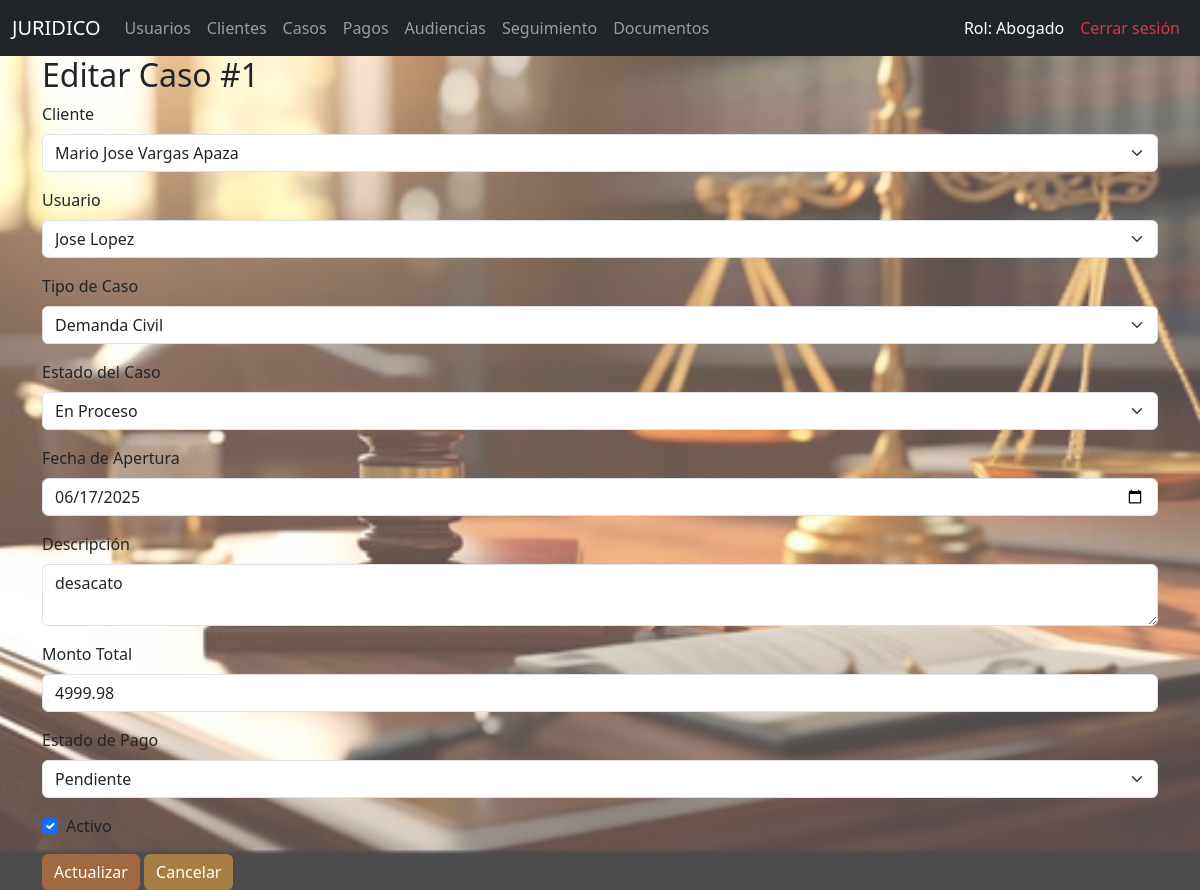
Screenshot of /casos/edit/1 (signed in) with the database file from the repository.
### models/rol_model.py (models this page shows, shortened)
class Rol(db.Model):
    __tablename__ = "rol"
    id_rol = db.Column(db.Integer,primary_key = True)
    nombre_rol = db.Column(db.String(50), nullable = False)
    usuarios = db.relationship('Usuario', back_populates='rol')

### models/caso_model.py (models this page shows, shortened)
class Caso(db.Model):
    __tablename__ = "caso"
    id_caso = db.Column(db.Integer, primary_key=True)
    id_cliente = db.Column(db.Integer, db.ForeignKey('clientes.id'), nullable=False)
    id_usuario = db.Column(db.Integer, db.ForeignKey('usuarios.id_usuario'), nullable=False)
    id_tipo = db.Column(db.Integer, db.ForeignKey('tipo_caso.id_tipo_caso'), nullable=False)
    id_estado_caso = db.Column(db.Integer, db.ForeignKey('estado_caso.id_estado_caso'), nullable=False)
    id_estado_pago = db.Column(db.Integer, db.ForeignKey('estado_pago.id_estado_pago'), nullable=False)
    fecha_apertura = db.Column(db.DateTime, nullable=False)
    descripcion = db.Column(db.Text, nullable=True)
    monto_total = db.Column(Numeric(10, 2), nullable=False)
    activo = db.Column(db.Boolean, default=True)
    cliente = db.relationship('Cliente', back_populates='casos')
    usuario = db.relationship('Usuario', back_populates='casos')
    tipo = db.relationship('TipoCaso', back_populates='casos')
    estado_caso = db.relationship('EstadoCaso', back_populates='casos')
    estado_pago = db.relationship('EstadoPago', back_populates='casos')
    audiencias = db.relationship('Audiencia', back_populates='caso')
    pagos = db.relationship("Pago", back_populates="caso")
    seguimientos = db.relationship('Seguimiento', back_populates='caso')
    documentos = db.relationship('Documento', back_populates='caso')
    @staticmethod
    def get_by_id(id_caso):
        return Caso.query.get(id_caso)

### models/cliente_model.py (models this page shows, shortened)
class Cliente(db.Model):
    __tablename__ = "clientes"
    id = db.Column(db.Integer,primary_key = True)
    nombre = db.Column(db.String(50), nullable = False)
    cedula = db.Column(db.String(50), nullable = False)
    direccion = db.Column(db.String(50), nullable = False)
    telefono = db.Column(db.String(20),nullable = False)
    email = db.Column(db.String(100),nullable=False)
    activo = db.Column(db.Boolean, default=True, nullable=False)
    casos = db.relationship("Caso", back_populates="cliente")
    @staticmethod
    def get_all():
        return Cliente.query.all()

### models/usuario_model.py (models this page shows, shortened)
class Usuario(db.Model):
    __tablename__ = "usuarios"
    id_usuario = db.Column(db.Integer,primary_key = True)
    nombre = db.Column(db.String(80), nullable = False)
    usuario = db.Column(db.String(20), nullable = False, unique=True)
    password = db.Column (db.String, nullable=False)
    telefono = db.Column(db.String(20), nullable = True)
    direccion = db.Column(db.String(80), nullable = False)
    matricula = db.Column(db.String(50))
    id_especialidad = db.Column(db.Integer, db.ForeignKey('especialidad.id_especialidad'))
    id_rol = db.Column(db.Integer, db.ForeignKey('rol.id_rol'), nullable=False)
    id_estado_usuario = db.Column(db.Integer, db.ForeignKey('estado_usuario.id_estado_usuario'))
    activo = db.Column(db.Boolean, default=True, nullable=False)
    rol = db.relationship('Rol', back_populates='usuarios')
    estado_usuario = db.relationship('EstadoUsuario', back_populates='usuarios')
    especialidad = db.relationship('Especialidad', back_populates='usuarios')
    casos = db.relationship('Caso', back_populates='usuario')
    seguimientos = db.relationship('Seguimiento', back_populates='usuario')
    @staticmethod
    def get_all():
        return Usuario.query.all()
    @staticmethod
    def get_by_id(id_usuario):
        return Usuario.query.get(id_usuario)

### models/tipo_caso_model.py (models this page shows, shortened)
class TipoCaso(db.Model):
    __tablename__ = 'tipo_caso'
    id_tipo_caso = Column(Integer, primary_key=True, autoincrement=True)
    nombre_tipo = Column(String(50), nullable=False)
    id_especialidad = Column(Integer, ForeignKey('especialidad.id_especialidad'))
    especialidad = db.relationship("Especialidad", back_populates="tipos_caso")
    casos = db.relationship("Caso", back_populates="tipo")
    @staticmethod
    def get_all():
        return TipoCaso.query.all()

### models/estado_caso_model.py (models this page shows, shortened)
class EstadoCaso(db.Model):
    __tablename__ = "estado_caso"
    id_estado_caso = db.Column(db.Integer,primary_key = True)
    estado_caso = db.Column(db.String(50), nullable = False)
    casos = db.relationship("Caso", back_populates="estado_caso")
    @staticmethod
    def get_all():
        return EstadoCaso.query.all()

### models/estado_pago_model.py (models this page shows, shortened)
class EstadoPago(db.Model):
    __tablename__ = "estado_pago"
    id_estado_pago = db.Column(db.Integer,primary_key = True)
    estado = db.Column(db.String(50), nullable = False)
    casos = db.relationship("Caso", back_populates="estado_pago")
    pagos = db.relationship("Pago", back_populates="estado_pago")
    @staticmethod
    def get_all():
        return EstadoPago.query.all()

### controllers/caso_controller.py (the view, shortened to what this page needs)
@caso_bp.route('/edit/<int:id_caso>', methods=['GET', 'POST'])
def edit(id_caso):
    caso = Caso.get_by_id(id_caso)
    if not caso:
        abort(404)
    clientes = Cliente.get_all()
    usuarios = Usuario.get_all()
    tipos_caso = TipoCaso.get_all()
    estados_caso = EstadoCaso.get_all()
    estados_pago = EstadoPago.get_all()
    return caso_view.edit(caso, clientes=clientes, usuarios=usuarios, tipos_caso=tipos_caso,
                          estados_caso=estados_caso, estados_pago=estados_pago)

### app.py (called while the page is built)
@login_manager.user_loader
def load_user(user_id):
    usuario = Usuario.get_by_id(int(user_id))
    return UserLogin(usuario) if usuario else None

@app.context_processor
def inject_active_path():
    def is_active(path):
        return 'active' if request.path == path else ''
    return dict(is_active=is_active)

### auth/user_login.py (called while the page is built)
    @property
    def rol(self):
        return self.usuario.rol.nombre_rol

### controllers/caso_controller.py (called while the page is built)
@caso_bp.before_request
def verificar_autenticacion():
    if not current_user.is_authenticated:
        return redirect(url_for('home'))

### views/caso_view.py (called while the page is built)
def edit(caso, clientes, usuarios, tipos_caso, estados_caso, estados_pago):
    return render_template(
        "casos/edit.html",
        caso=caso,
        clientes=clientes,
        usuarios=usuarios,
        tipos_casos=tipos_caso,
        estados_caso=estados_caso,
        estados_pago=estados_pago
    )

### templates/casos/edit.html (shortened to what this page needs)
{% extends "base.html" %}
{% block content %}
<h2>Editar Caso #{{ caso.id_caso }}</h2>
<form action="{{ url_for('caso.edit', id_caso=caso.id_caso) }}" method="post">
<div class="mb-3">
<label class="form-label" for="id_cliente">Cliente</label>
<select class="form-select" id="id_cliente" name="id_cliente" required="">
      {% for cliente in clientes %}
        <option value="{{ cliente.id }}" {% if cliente.id == caso.id_cliente %}selected{% endif %}>{{ cliente.nombre }}</option>
      {% endfor %}
    </select>
</div>
<div class="mb-3">
<label class="form-label" for="id_usuario">Usuario</label>
<select class="form-select" id="id_usuario" name="id_usuario" required="">
      {% for usuario in usuarios %}
       <option value="{{ usuario.id_usuario }}" {% if usuario.id_usuario == caso.id_usuario %}selected{% endif %}>{{ usuario.nombre }}</option>
      {% endfor %}
    </select>
</div>
<div class="mb-3">
<label class="form-label" for="id_tipo">Tipo de Caso</label>
<select class="form-select" id="id_tipo" name="id_tipo" required="">
      {% for tipo in tipos_casos %}
        <option value="{{ tipo.id_tipo_caso }}" {% if tipo.id_tipo_caso == caso.id_tipo %}selected{% endif %}>{{ tipo.nombre_tipo }}</option>
      {% endfor %}
    </select>
</div>
<div class="mb-3">
<label class="form-label" for="id_estado_caso">Estado del Caso</label>
<select class="form-select" id="id_estado_caso" name="id_estado_caso" required="">
      {% for estado in estados_caso %}
       <option value="{{ estado.id_estado_caso }}" {% if estado.id_estado_caso == caso.id_estado_caso %}selected{% endif %}>{{ estado.estado_caso }}</option>
      {% endfor %}
    </select>
</div>
<div class="mb-3">
<label class="form-label" for="fecha_apertura">Fecha de Apertura</label>
<input class="form-control" id="fecha_apertura" name="fecha_apertura" required="" type="date" value="{{ caso.fecha_apertura.strftime('%Y-%m-%d') }}"/>
</div>
<div class="mb-3">
<label class="form-label" for="descripcion">Descripción</label>
<textarea class="form-control" id="descripcion" name="descripcion">{{ caso.descripcion }}</textarea>
</div>
<div class="mb-3">
<label class="form-label" for="monto_total">Monto Total</label>
<input class="form-control" id="monto_total" name="monto_total" required="" step="0.01" type="number" value="{{ caso.monto_total }}"/>
</div>
<div class="mb-3">
  <label class="form-label" for="id_estado_pago">Estado de Pago</label>
  <select class="form-select" id="id_estado_pago" name="id_estado_pago" required>
    {% for estado_pago in estados_pago %}
      <option value="{{ estado_pago.id_estado_pago }}" {% if estado_pago.id_estado_pago == caso.id_estado_pago %}selected{% endif %}>
        {{ estado_pago.estado }}
      </option>
    {% endfor %}
  </select>
</div>
<div class="form-check mb-3">
  <input class="form-check-input" type="checkbox" id="activo" name="activo" {% if caso.activo %}checked{% endif %}>
  <label class="form-check-label" for="activo">Activo</label>
</div>
<button class="btn btn-primary" style=" background-color:rgb(160, 105, 63); color: white; border: none;" type="submit">Actualizar</button>
<a class="btn btn-secondary" href="{{ url_for('caso.index') }}" style=" background-color:rgb(168, 125, 67); color: white; border: none;">Cancelar</a>
</form>
{% endblock %}

### templates/base.html (shortened to what this page needs)
<!doctype html>
<html lang="es">
  <head>
    <link href="https://cdn.jsdelivr.net/npm/bootstrap@5.3.6/dist/css/bootstrap.min.css" rel="stylesheet">
</head>
<body style="position: relative; z-index: 0;">
    <nav class="navbar navbar-expand-lg navbar-dark bg-dark">
        <div class="container-fluid">
          <a class="navbar-brand" href="#">JURIDICO</a>
          <div class="collapse navbar-collapse" id="navbarNav">
            <ul class="navbar-nav">
              <li class="nav-item">
                <a class="nav-link " aria-current="page" href="/usuarios/">Usuarios</a>
              </li>
              <li class="nav-item">
                <a class="nav-link {{is_active('/clientes/')}}" href="/clientes/">Clientes</a>
              </li>
              <li class="nav-item">
                <a class="nav-link {{is_active('/casos/')}}" href="/casos/">Casos</a>
              </li>
              <li class="nav-item">
                <a class="nav-link {{is_active('/pagos/')}}" href="/pagos/">Pagos</a>
              </li>
              <li class="nav-item">
                <a class="nav-link {{is_active('/audiencias/')}}" href="/audiencias/">Audiencias</a>
              </li>
              <li class="nav-item">
                <a class="nav-link {{is_active('/seguimientos/')}}" href="/seguimientos/">Seguimiento</a>
              </li>
              <li class="nav-item">
                <a class="nav-link {{is_active('/documentos/')}}" href="/documentos/">Documentos</a>
              </li>
            </ul>
          </div>
          <div class="collapse navbar-collapse" id="navbarNav">
            <ul class="navbar-nav ms-auto">
              <li class="nav-item">
                <span class="nav-link text-white">Rol: {{ current_user.rol }}</span>
              </li>
              <li class="nav-item">
                <a class="nav-link text-danger" href="{{ url_for('logout') }}">
                   Cerrar sesión
                </a>
              </li>
            </ul>
          </div>
        </div>
      </nav>
    <div class="container">
        {% block content %}
        {% endblock  %}
    </div>
  </body>
</html>

### templates/base.html (style rules this page uses)
body::before { content: ""; position: fixed; top: 0; left: 0; width: 100%; height: 100%; background: url('/static/img/fondo.jpg') no-repeat center center fixed; background-size: cover; opacity: 0.70; z-index: -1; }

### rows the page displays
Rol: rol "Abogado"
Caso: id_caso "1", id_cliente "Mario Jose Vargas Apaza", id_usuario "Jose Lopez", id_tipo "Demanda Civil", id_estado_caso "En Proceso", fecha_apertura "06/17/2025", descripcion "desacato", monto_total "4999.98", id_estado_pago "Pendiente", activo "☑"
